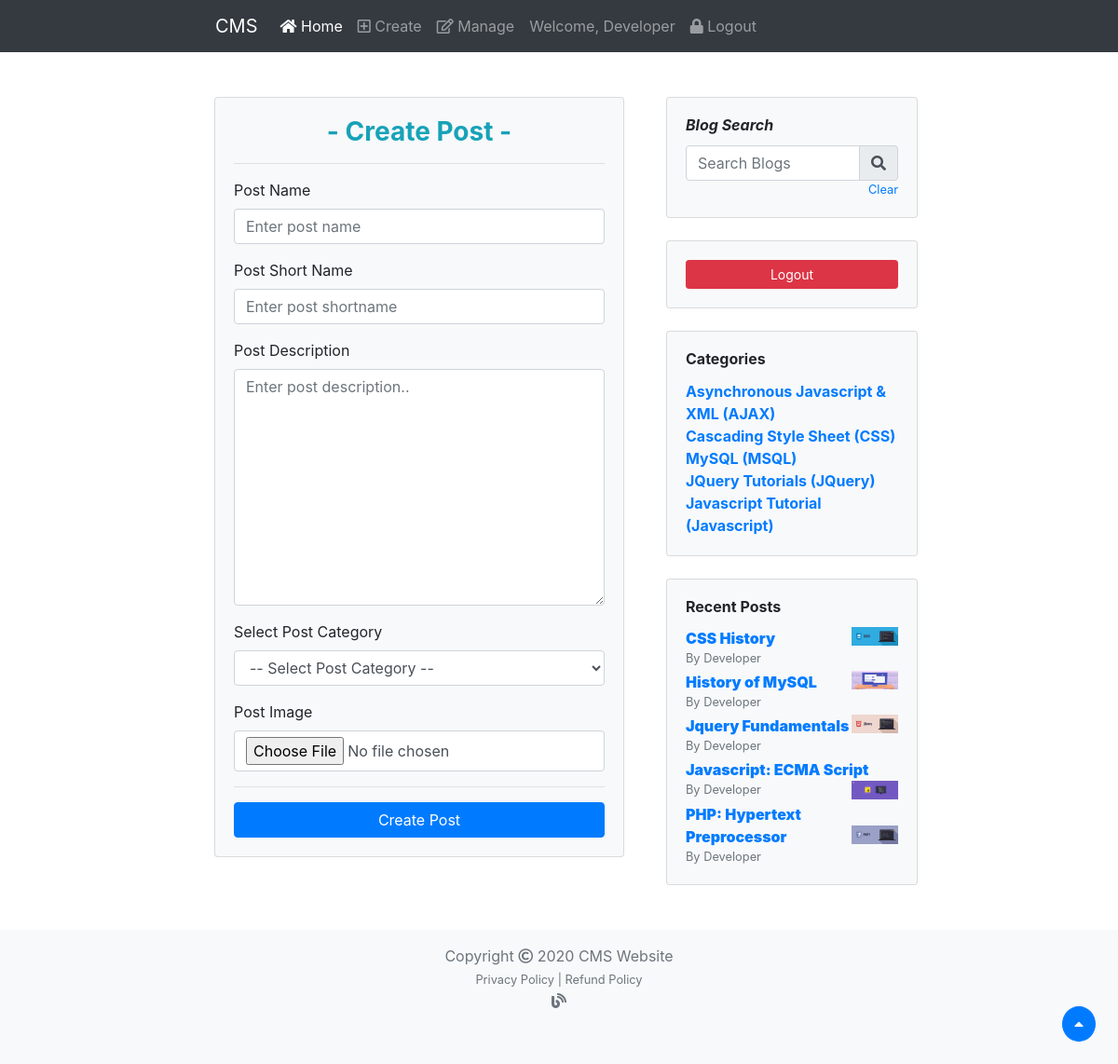
/create-post.php (signed in), run on the app's committed database.
### tables this page shows
CREATE TABLE `post_category_master` (
  `category_id` int(11) NOT NULL,
  `category_name` varchar(255) NOT NULL,
  `category_short_name` varchar(10) NOT NULL,
  `category_status` varchar(10) NOT NULL DEFAULT 'active'
);

CREATE TABLE `post_master` (
  `post_id` int(11) NOT NULL,
  `post_name` varchar(255) NOT NULL,
  `post_short_name` varchar(10) NOT NULL,
  `post_category` int(11) NOT NULL,
  `post_image_url` varchar(500) NOT NULL,
  `post_author_id` int(11) NOT NULL,
  `post_description` text NOT NULL,
  `post_date` varchar(50) NOT NULL,
  `post_status` varchar(10) NOT NULL DEFAULT 'active'
);

CREATE TABLE `user_master` (
  `user_id` int(11) NOT NULL,
  `user_name` varchar(255) NOT NULL,
  `user_email` varchar(255) NOT NULL,
  `user_phone` varchar(10) NOT NULL,
  `user_password` varchar(60) NOT NULL,
  `user_address` varchar(1000) NOT NULL,
  `user_type` int(11) NOT NULL,
  `user_status` varchar(10) NOT NULL DEFAULT 'active'
);

### create-post.php (the view, shortened to what this page needs)
<?php
 	require('header.php');
 	if ( !isset($_SESSION['login_status']) ) {
 		header('location:index.php');
 		exit();
 	} else {
 	$postName = $postShortName = $postCategory = $postImage = $postAuthor = $postDesc = $postDate = '';
?>
	<div class="container-fluid mt-5">
		<div class="row">
			<div class="col-sm-12 col-md-12 col-lg-2">
				<br>
			</div>
			<div class="col-sm-12  col-md-8 col-lg-5">
				<div class="container-fluid">
					<div class="card bg-light">
						<div class="card-body">
							<h3 class="text-center text-info text-monospace font-weight-bold">
								- Create Post -
							</h3>
							<hr>
							<form action="" method="POST" enctype="multipart/form-data">
								  <div class="form-group">
								    <label for="postName">Post Name</label>
								    <input type="text" class="form-control" name="postName" placeholder="Enter post name" value="<?php echo $postName;?>" required>
								  </div>
								  <div class="form-group">
								    <label for="postShortName">Post Short Name</label>
								    <input type="text" class="form-control" name="postShortName" placeholder="Enter post shortname" value="<?php echo $postShortName;?>" required>
								  </div>
								  <div class="form-group">
								    <label for="postDesc">Post Description</label>
								    <textarea class="form-control" name="postDesc" name="postDesc" cols="30" rows="10" placeholder="Enter post description.." required><?php echo $postDesc;?></textarea>
								  </div>
								  <div class="form-group">
								    <label for="postCategory">Select Post Category</label>
								    <select class="form-control" name="postCategory" required>
									  <option value selected disabled>-- Select Post Category --</option>
									</select>
								  </div>
								  <div class="form-group">
								    <label for="postImage">Post Image</label>
								    <input type="file" class="form-control" name="postImage" placeholder="Select post image" value="<?php echo $postImage;?>" required>
								  </div>
								  <hr>
								  <button type="submit" name="addPostBtn" class="btn btn-primary btn-block">Create Post</button>
							</form>
						</div>
					</div>
				</div>
			</div>
			<div class="col-sm-12  col-md-4 col-lg-3">
				<?php require('right-sidebar.php'); ?>
			</div>
			<div class="col-sm-12 col-md-12 col-lg-2">
				<br>
			</div>
		</div>
	</div>
	<?php require('footer.php'); ?>
</body>
</html>
<?php } ?>

### right-sidebar.php (shortened to what this page needs)
<div class="card bg-light c1">
	<div class="card-body">
		<h6 class="card-title font-weight-bold" id="blogSearchTitle">
			<i>Blog Search</i>
		</h6>
		<div class="input-group">
			<input type="text" name="searchInput" id="searchInput" class="form-control" placeholder="Search Blogs">
			<div class="input-group-append" id="searchBlogBtn">
			    <span class="input-group-text"><span class="fas fa-search"></span></span>
			</div>
		</div>
		<small class="text-primary float-right" id="clearSearchList">Clear</small>
	</div>
</div>
<div class="card bg-light mt-4 c2">
	<div class="card-body">
		<?php
			if (!isset($_SESSION['login_status'])) {
		 ?>
		<h6 class="card-title font-weight-bold">
			Login
		</h6>
		<form action="login.php" method="POST">
			<div class="input-group">
				<input type="text" name="userNameInput" id="userNameInput" class="form-control" placeholder="Username">
			</div>
			<div class="input-group mt-2">
				<div class="input-group-append">
				    <button type="button" class="btn btn-outline-dark rounded showPwd"> <span class="fas fa-eye-slash"></span> </button>
				</div>
				<input type="password" name="userPwdInput" id="userPwdInput" class="form-control" placeholder="Password">
				<div class="input-group-append">
				    <button type="submit" name="loginBtn" class="btn btn-primary" id="loginBtn">Login</button>
				</div>
			</div>
		</form>
		<?php
			} else {
		?>
			<a href="logout.php" class="btn btn-sm btn-danger btn-block">Logout</a>
		<?php
			}
		?>
	</div>
</div>
<div class="card bg-light mt-4 c3">
	<div class="card-body">
		<h6 class="card-title font-weight-bold">
			Categories
		</h6>
		<div class="font-weight-bold">
			<?php
				$query = "SELECT * FROM `post_category_master` WHERE `category_status`='active' ORDER BY `category_id` DESC LIMIT 5";
				$res = mysqli_query($conn, $query);
				while ($row = mysqli_fetch_object($res)) {
					echo "<a href='search.php?cat_id=$row->category_id' class='text-primary m-0'>$row->category_name ($row->category_short_name)</a><br>";
				}
			 ?>
		</div>
	</div>
</div>
<div class="card bg-light mt-4 c4">
	<div class="card-body">
		<h6 class="card-title font-weight-bold">
			Recent Posts
		</h6>
		<div class="font-weight-bold">
			<?php
				$query = "
					SELECT
						`pm`.`post_id`, `pm`.`post_name`, `pm`.`post_image_url`, `um`.`user_name`
					FROM
						`post_master` pm,
						`user_master` um
					WHERE
						`um`.`user_id` = `pm`.`post_author_id`
						 AND `pm`.`post_status` = 'active'
					ORDER BY `pm`.`post_id` DESC LIMIT 5;
				";
				$res = mysqli_query($conn, $query);
				while ($row = mysqli_fetch_object($res)) {
					echo "
						<a href='post.php?post_id=$row->post_id'>
							<p class='text-primary m-0 mt-1'>
								<b>$row->post_name</b>
								<img src='images/post/$row->post_image_url' class='float-right' alt='$row->post_name image' height='20' width='50'>
								<small class='text-muted d-block'>By $row->user_name</small>
							</p>
						</a>
						";
				}
			 ?>
		</div>
	</div>
</div>

### data on the page
post_category_master: category_name "Asynchronous Javascript & XML", category_short_name "AJAX"
post_category_master: category_name "Cascading Style Sheet", category_short_name "CSS"
post_category_master: category_name "MySQL", category_short_name "MSQL"
post_category_master: category_name "JQuery Tutorials", category_short_name "JQuery"
post_category_master: category_name "Javascript Tutorial", category_short_name "Javascript"
post_master: post_name "CSS History", post_image_url (picture), user_master.user_name "Developer"
post_master: post_name "History of MySQL", post_image_url (picture), user_master.user_name "Developer"
post_master: post_name "Jquery Fundamentals", post_image_url (picture), user_master.user_name "Developer"
post_master: post_name "Javascript: ECMA Script", post_image_url (picture), user_master.user_name "Developer"
post_master: post_name "PHP: Hypertext Preprocessor", post_image_url (picture), user_master.user_name "Developer"

### other printed values
$_SESSION['user_name'] "Developer"
